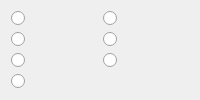
                <widget class="QWidget" name="toolbox_hexa_tab_construction">
                 <attribute name="title">
                  <string>Constructions</string>
                 </attribute>
                 <layout class="QGridLayout" name="gridLayout_26">
                  <item row="3" column="1">
                   <widget class="QRadioButton" name="radioButton_42">
                    <property name="text">
                     <string/>
                    </property>
                    <property name="icon">
                     <iconset resource="../resources/resources.qrc">
                      <normaloff>:/images/images/tiles/hexagonal_tileset/constructions/constructions_ruins.png</normaloff>:/images/images/tiles/hexagonal_tileset/constructions/constructions_ruins.png</iconset>
                    </property>
                    <property name="iconSize">
                     <size>
                      <width>64</width>
                      <height>64</height>
                     </size>
                    </property>
                   </widget>
                  </item>
                  <item row="2" column="0">
                   <widget class="QRadioButton" name="radioButton_40">
                    <property name="text">
                     <string/>
                    </property>
                    <property name="icon">
                     <iconset resource="../resources/resources.qrc">
                      <normaloff>:/images/images/tiles/hexagonal_tileset/constructions/constructions_estate.png</normaloff>:/images/images/tiles/hexagonal_tileset/constructions/constructions_estate.png</iconset>
                    </property>
                    <property name="iconSize">
                     <size>
                      <width>64</width>
                      <height>64</height>
                     </size>
                    </property>
                   </widget>
                  </item>
                  <item row="3" column="0">
                   <widget class="QRadioButton" name="radioButton_41">
                    <property name="text">
                     <string/>
                    </property>
                    <property name="icon">
                     <iconset resource="../resources/resources.qrc">
                      <normaloff>:/images/images/tiles/hexagonal_tileset/constructions/constructions_castle.png</normaloff>:/images/images/tiles/hexagonal_tileset/constructions/constructions_castle.png</iconset>
                    </property>
                    <property name="iconSize">
                     <size>
                      <width>64</width>
                      <height>64</height>
                     </size>
                    </property>
                   </widget>
                  </item>
                  <item row="1" column="1">
                   <widget class="QRadioButton" name="radioButton_39">
                    <property name="text">
                     <string/>
                    </property>
                    <property name="icon">
                     <iconset resource="../resources/resources.qrc">
                      <normaloff>:/images/images/tiles/hexagonal_tileset/constructions/constructions_city.png</normaloff>:/images/images/tiles/hexagonal_tileset/constructions/constructions_city.png</iconset>
                    </property>
                    <property name="iconSize">
                     <size>
                      <width>64</width>
                      <height>64</height>
                     </size>
                    </property>
                   </widget>
                  </item>
                  <item row="1" column="0">
                   <widget class="QRadioButton" name="radioButton_44">
                    <property name="text">
                     <string/>
                    </property>
                    <property name="icon">
                     <iconset resource="../resources/resources.qrc">
                      <normaloff>:/images/images/tiles/hexagonal_tileset/constructions/constructions_town.png</normaloff>:/images/images/tiles/hexagonal_tileset/constructions/constructions_town.png</iconset>
                    </property>
                    <property name="iconSize">
                     <size>
                      <width>64</width>
                      <height>64</height>
                     </size>
                    </property>
                   </widget>
                  </item>
                  <item row="2" column="1">
                   <widget class="QRadioButton" name="radioButton_43">
                    <property name="text">
                     <string/>
                    </property>
                    <property name="icon">
                     <iconset resource="../resources/resources.qrc">
                      <normaloff>:/images/images/tiles/hexagonal_tileset/constructions/constructions_capital.png</normaloff>:/images/images/tiles/hexagonal_tileset/constructions/constructions_capital.png</iconset>
                    </property>
                    <property name="iconSize">
                     <size>
                      <width>64</width>
                      <height>64</height>
                     </size>
                    </property>
                   </widget>
                  </item>
                  <item row="4" column="0">
                   <widget class="QRadioButton" name="radioButton_45">
                    <property name="text">
                     <string/>
                    </property>
                    <property name="icon">
                     <iconset resource="../resources/resources.qrc">
                      <normaloff>:/images/images/tiles/hexagonal_tileset/constructions/constructions_quests.png</normaloff>:/images/images/tiles/hexagonal_tileset/constructions/constructions_quests.png</iconset>
                    </property>
                    <property name="iconSize">
                     <size>
                      <width>64</width>
                      <height>64</height>
                     </size>
                    </property>
                   </widget>
                  </item>
                 </layout>
                </widget>
